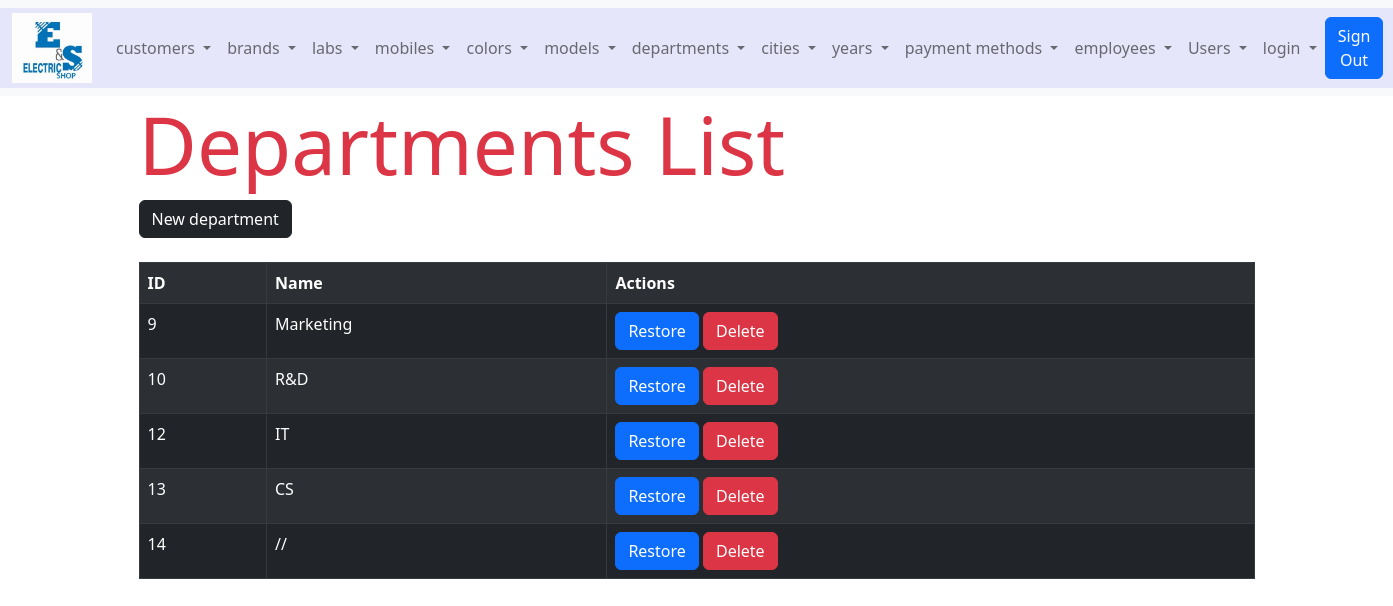
The app's page /departments_trash.php (signed in) with its own data.
### tables this page shows
CREATE TABLE IF NOT EXISTS `departments` (
  `id` int(11) NOT NULL AUTO_INCREMENT,
  `name` varchar(20) NOT NULL,
  `active` tinyint(4) NOT NULL DEFAULT '1',
  PRIMARY KEY (`id`)
);

### functions/departments_functions.php (called while the page is built, shortened)
<?php
 function departments_list($status="active"){
  global $conn;
  if($status=="active"){
    $sql="SELECT * FROM departments where active =1";
  }
  elseif ($status=="deleted") {
    $sql="SELECT * FROM departments where active =0";
  }
    $data = mysqli_query($conn,$sql);
    return $data;
  }
?>

### departments_trash.php (the view, shortened to what this page needs)
<?php
$data=departments_list("deleted");
 ?>
 <!DOCTYPE html>
 <html lang="en" dir="ltr">
   <head>
     <?php include 'style.php'; ?>
   </head>
   <body>
     <?php include 'navbar.php'; ?>
     <div class="container">
         <h1 class="display-1 text-danger">Departments List</h1>
         <a class="btn btn-dark mb-4" href="departments_new.php">New department</a>
         <table class="table table-dark table-bordered table-striped">
       <tr>
         <td><b>ID</b></td>
         <td><b>Name</b></td>
         <td><b>Actions</b></td>
       </tr>
       <?php while($department=mysqli_fetch_assoc($data)){ ?>
         <tr>
           <td><?php echo $department["id"] ?></td>
           <td><?php echo $department["name"] ?></td>
           <td>
             <a class="btn btn-primary" href="departments_trash.php?id=<?php echo $department["id"];?>">Restore</a>
             <a class="btn btn-danger" href="departments_list.php?id=<?php echo $department["id"];?>">Delete</a>
           </td>
         </tr>
      <?php } ?>
     </table>
   </div>
   </body>
 </html>

### records on screen
departments: id "9", name "Marketing"
departments: id "10", name "R&D"
departments: id "12", name "IT"
departments: id "13", name "CS"
departments: id "14", name "//"
